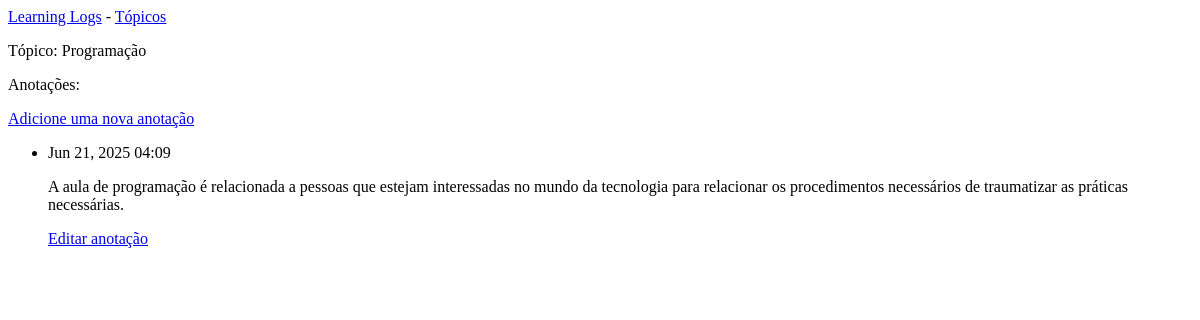
Before: /topics/2 with the older database file.
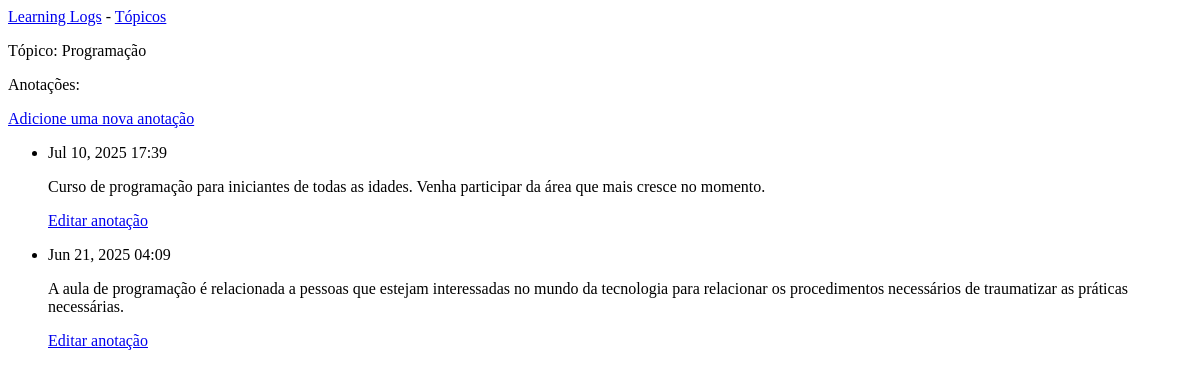
After: the same page with the newer database file.
### learning_logs/models.py (models this page shows, shortened)
class Topic(models.Model):
    text = models.CharField(max_length=200, default='Sem título')
    date_added = models.DateTimeField(auto_now_add=True)
    def __str__(self):
        return self.text

class Entry(models.Model):
    topic = models.ForeignKey(Topic, on_delete=models.CASCADE)
    text = models.TextField()
    date_added = models.DateTimeField(auto_now_add=True)
    class Meta:
        verbose_name_plural = 'entries'

### learning_logs/views.py (the view)
# urls.py: path('topics/<int:topic_id>', views.topic, name='topic'),
def topic(request, topic_id):
    topic = Topic.objects.get(id = topic_id)
    entries = topic.entry_set.order_by('-date_added')
    context = {'topic': topic, 'entries': entries}
    return render(request, 'learning_logs/topic.html', context)

### learning_logs/templates/learning_logs/topic.html
{% extends "learning_logs/base.html" %}
{% block content %}
    <p>Tópico: {{ topic }}</p>
    <p>Anotações:</p>
    <p>
        <a href="{% url 'new_entry' topic.id %}">Adicione uma nova anotação</a>
    </p>
    <ul>
        {% for entry in entries %}
        <li>
            <p>{{ entry.date_added | date:'M d, Y H:i' }}</p>
            <p>{{ entry.text | linebreaks }}</p>
            <p>
                <a href="{% url 'edit_entry' entry.id %}">Editar anotação</a>
            </p>
        </li>
        {% empty %}
            <li>
                Não há registro.
            </li>
        {% endfor %}
    </ul>
{% endblock content %}

### learning_logs/templates/learning_logs/base.html
<a href="{% url 'index' %}">Learning Logs</a> -
<a href="{% url 'topics' %}">Tópicos</a>
{% block content %}{% endblock content %}

Changed rows visible on the page:
added Entry: date_added "Jul 10, 2025 17:39", text "Curso de programação para iniciantes de todas as idades. Venha participar da área que mais cresce no momento."
